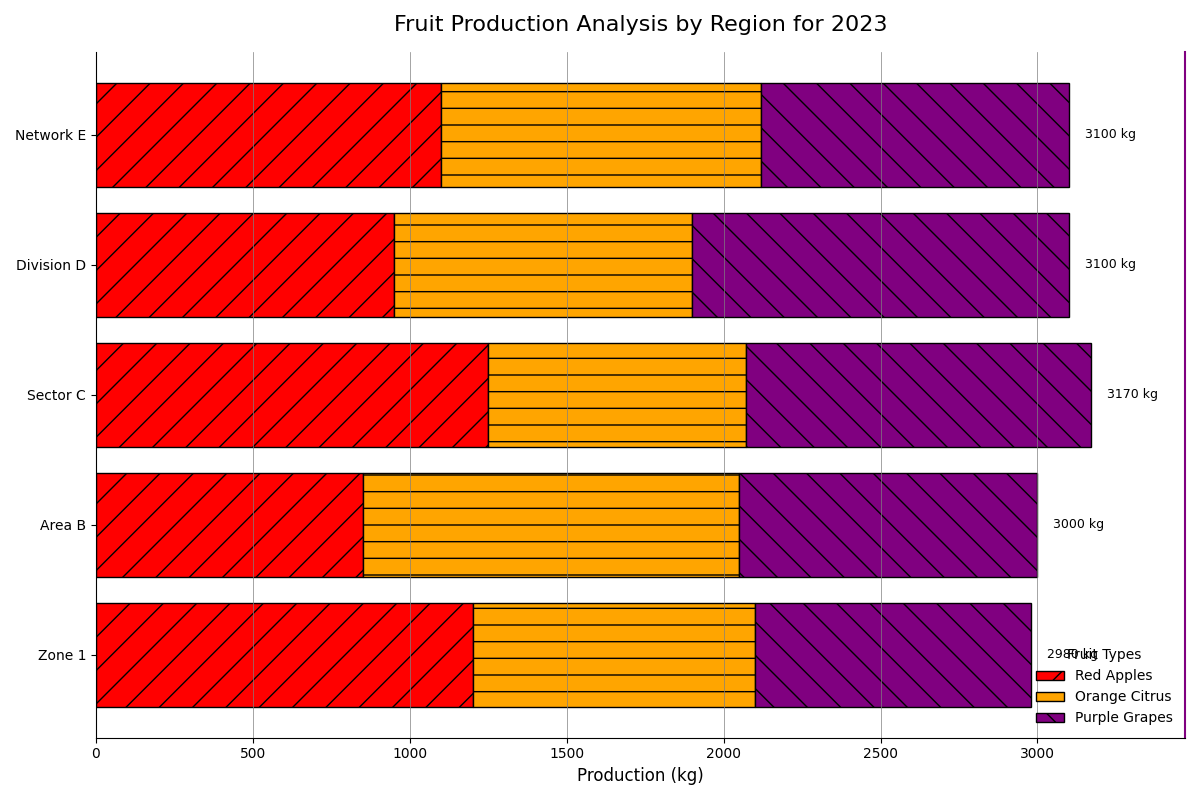

This figure's Python source:
import matplotlib.pyplot as plt
import numpy as np

regions = ['Zone 1', 'Area B', 'Sector C', 'Division D', 'Network E']
apples = [1200, 850, 1250, 950, 1100]
oranges = [900, 1200, 820, 950, 1020]
grapes = [880, 950, 1100, 1200, 980]

total_production = np.array(apples) + np.array(oranges) + np.array(grapes)

fig, ax = plt.subplots(figsize=(12, 8))

# Random stylistic changes applied here
ax.barh(regions, apples, label='Red Apples', color='red', edgecolor='black', hatch='/')
ax.barh(regions, oranges, left=apples, label='Orange Citrus', color='orange', edgecolor='black', hatch='-')
ax.barh(regions, grapes, left=np.array(apples) + np.array(oranges), label='Purple Grapes', color='purple', edgecolor='black', hatch='\\')

ax.set_title("Fruit Production Analysis by Region for 2023", fontsize=16, pad=15)
ax.set_xlabel("Production (kg)", fontsize=12)
ax.set_xlim(0, max(total_production) + 300)

# Legend style modifications
ax.legend(title="Fruit Types", loc='lower right', fontsize=10, frameon=False)

# Modified grid and border styles
ax.grid(axis='x', linestyle='-', linewidth=0.5, color='gray')
ax.spines['top'].set_visible(False)
ax.spines['right'].set_color('purple')
ax.spines['right'].set_linewidth(1.5)

for idx, (region, total) in enumerate(zip(regions, total_production)):
    ax.text(total + 50, idx, f"{total} kg", va='center', fontsize=9)

plt.tight_layout()
plt.show()
